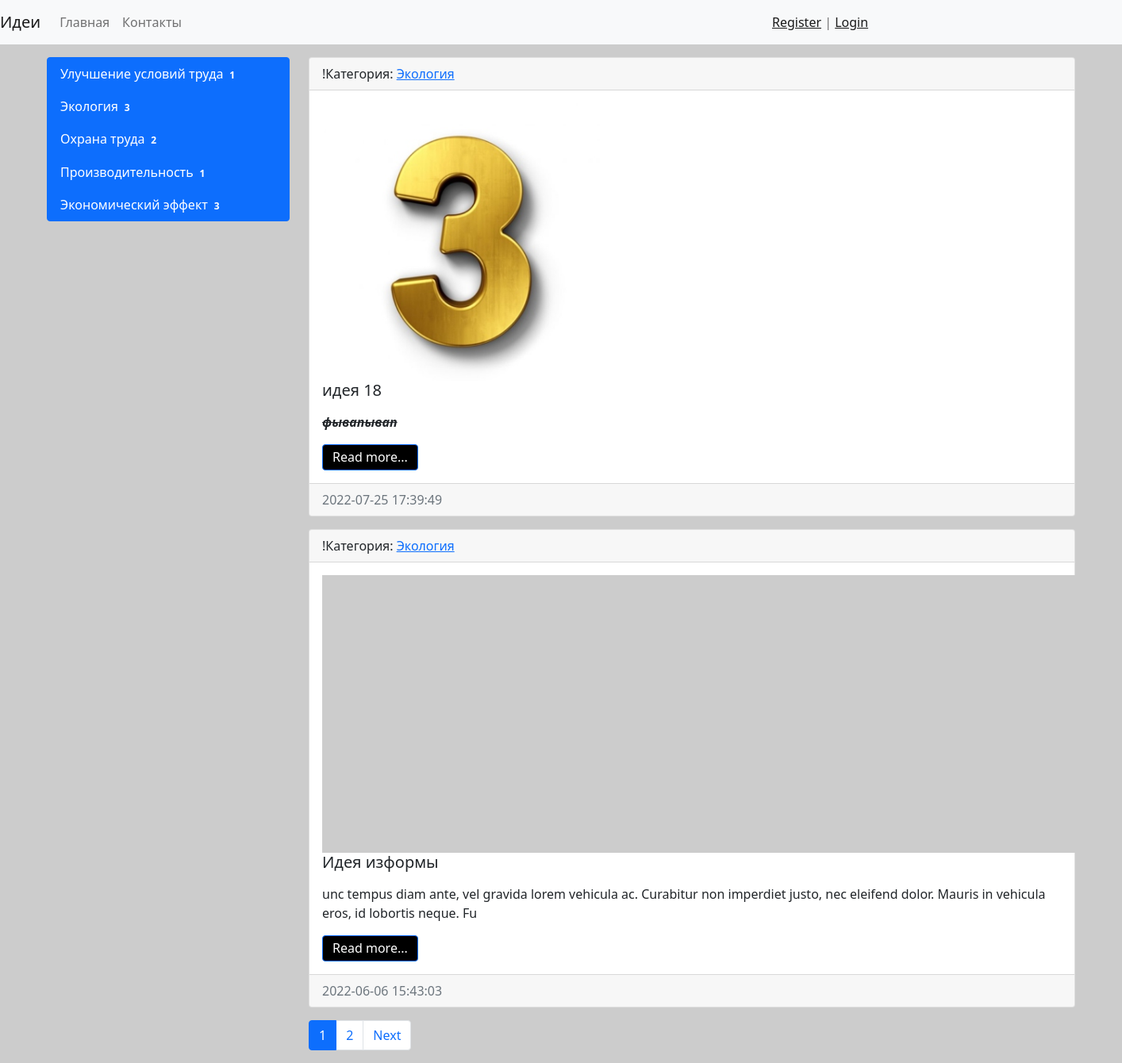
The app's page /category/2/ with its own data.
### collect/models.py (models this page shows, shortened)
class Category(models.Model):
    title = models.CharField(max_length=150, db_index=True, verbose_name='Наименование категории эффекта')
    def get_absolute_url(self):
        return reverse('category', kwargs={"category_id": self.pk})
    def __str__(self):
        return self.title
    class Meta:
        verbose_name = 'Категория'
        verbose_name_plural = 'Категории'
        ordering = ['title']

class Collect(models.Model):
    title = models.CharField(max_length=150, verbose_name='Наименование идеи')
    description = models.TextField(blank=True, verbose_name='Описание текущей ситуации (недостатки)')
    offer = models.TextField(blank=True, verbose_name='Предложение по улучшению')
    result = models.TextField(blank=True, verbose_name='Ожидаемый результат')
    created_at = models.DateTimeField(auto_now_add=True,verbose_name='Дата создания' )
    updated_at = models.DateTimeField(auto_now=True, verbose_name='Дата обновления')
    photo = models.ImageField(upload_to='photos/%Y/%m/%d/', verbose_name='Фото', blank=True)
    is_published = models.BooleanField(default=True, verbose_name='Опубликовано')
    category = models.ForeignKey('Category', on_delete=models.PROTECT, verbose_name='Наименование категории эффекта')
    views = models.IntegerField(default=0)
    def get_absolute_url(self):
        return reverse('view_collect', kwargs={"pk": self.pk})
    class Meta:
        verbose_name = 'Идея'
        verbose_name_plural = 'Идеи'
        ordering = ['-created_at']

### collect/views.py (the view)
# urls.py: path('category/<int:category_id>/',CollectByCategory.as_view(), name='category'),
class CollectByCategory(MyMixin, ListView):
    model = Collect
    template_name = 'news/home_news_list.html'
    context_object_name = 'collect'
    allow_empty = False
    paginate_by = 2
    def get_context_data(self, *, object_list=None, **kwargs):
        context = super().get_context_data(** kwargs)
        context['title'] = self.get_upper(Category.objects.get(pk=self.kwargs['category_id']))
        return context
    def get_queryset(self):
        return Collect.objects.filter(category_id=self.kwargs['category_id'], is_published=True).select_related('category')

### collect/templatetags/collect_tags.py (called while the page is built)
@register.inclusion_tag('collect/list_categories.html')
def show_categories(arg1='Hello', arg2='world'):
    categories = Category.objects.annotate(cnt=Count('collect',filter=F('collect__is_published'))).filter(cnt__gt=0)
    return {"categories": categories, "arg1": arg1, "arg2": arg2}

### collect/utils.py (called while the page is built)
    def get_upper(self, s):
        if isinstance(s, str):
            return s.upper()
        else:
            return s.title.upper()

### collect/templates/collect/collect_list.html (shortened to what this page needs)
{% extends 'base.html' %}
{% block sidebar %}
{% include 'inc/_sidebar.html' %}
{% endblock %}
{% block content %}
{% for item in object_list %}
<div class="card mb-3">
    <div class="card-header">
        !Категория: <a href="{{ item.category.get_absolute_url }}">{{ item.category }}</a>
    </div>
    <div class="card-body">
        <div class="media">
            {% if item.photo %}
            <img src="{{ item.photo.url }}" alt="" width="350" class="mr-3">
            {% else %}
            <img src="https://picsum.photos/id/1060/350/235/?blur=2" alt="" class="mr-3">
            {% endif %}
            <div class="media-body">
                <h5 class="card-title">{{ item.title }}</h5>
                <p class="card-text">{{ item.description|safe|linebreaks|truncatewords:50 }}</p>
                <a href="{{ item.get_absolute_url }}" class="btn btn-primary">Read more...</a>
            </div>
        </div>
    </div>
    <div class="card-footer text-muted">
        {{ item.created_at|date:"Y-m-d H:i:s" }}
    </div>
</div>
{% endfor %}
{% endblock %}

### collect/templates/collect/list_categories.html
<div class="list-group">
    {% for item in categories %}
    <a href="{{ item.get_absolute_url }}" class="list-group-item list-group-item-action active">{{ item.title }}<span class="badge badge-primary badge-pill">{{ item.cnt }}</span></a>
    {% endfor %}
</div>

### ideas/static/css/style.css (style rules this page uses)
body { background-color: #ccc; }
.btn-primary { color: #fff; background-color: #000000; border-color: #0d6efd; }
.btn { display: inline-block; font-weight: 300; line-height: 1.2; }

### records on screen
Category: title "Улучшение условий труда", cnt "1"
Category: title "Экология", cnt "3"
Category: title "Охрана труда", cnt "2"
Category: title "Производительность", cnt "1"
Category: title "Экономический эффект", cnt "3"
Collect: category "Экология", photo (picture), title "идея 18", description "фывапывап", created_at "2022-07-25 17:39:49"
Collect: category "Экология", title "Идея изформы", description "unc tempus diam ante, vel gravida lorem vehicula ac. Curabitur non imperdiet justo, nec eleifend dolor. Mauris in vehicula eros, id lobortis neque. Fu", created_at "2022-06-06 15:43:03"

### other values on screen
{{ p }} "1"
{{ p }} "2"
